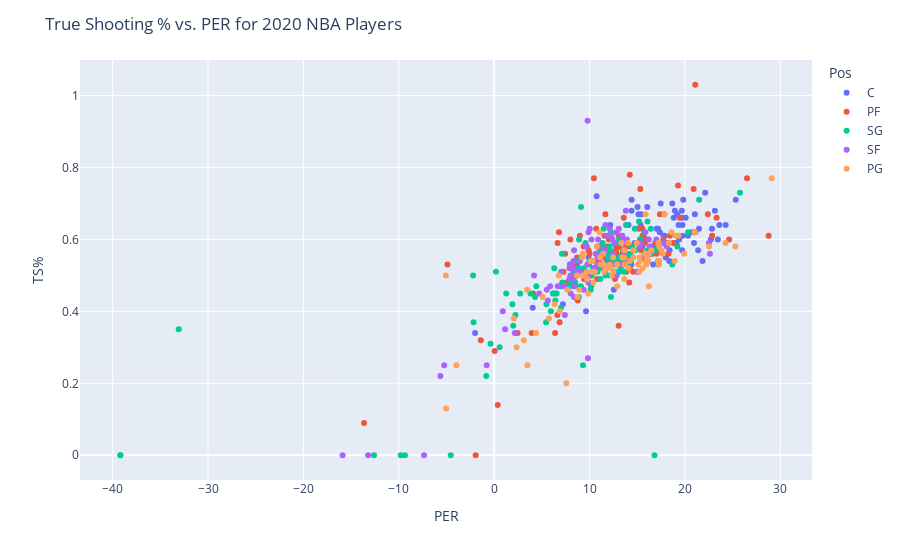

Notebook source saved alongside this figure:
### Code cell
figure = px.scatter(basketballData, x='PER', y = 'TS%', hover_data = ['Player'], color = 'Pos', color_continuous_scale ='viridis')
figure.update_layout(title_text = 'True Shooting % vs. PER for 2020 NBA Players')

### Figure 1 — Plotly figure (JSON) as saved in the notebook; plotly's stock layout.template omitted (floating-point values rounded to 4 significant figures; data arrays with more than 128 entries replaced by an {"elided": "..."} marker saying what was removed)
{"data": [{"customdata": [["Steven Adams"], ["LaMarcus Aldridge"], ["Jarrett Allen"], ["Deandre Ayton"], ["Mo Bamba"], ["Aron Baynes"], ["Khem Birch"], ["Goga Bitadze"], ["Bismack Biyombo"], ["Marques Bolden"], ["Tony Bradley"], ["Moses Brown"], ["Thomas Bryant"], ["Clint Capela"], ["Wendell Carter Jr."], ["Willie Cauley-Stein"], ["Tyson Chandler"], ["Ed Davis"], ["Dewayne Dedmon"], ["Cheick Diallo"], ["Gorgui Dieng"], ["Andre Drummond"], ["Joel Embiid"], ["Tacko Fall"], ["Derrick Favors"], ["Bruno Fernando"], ["Daniel Gafford"], ["Marc Gasol"], ["Taj Gibson"], ["Rudy Gobert"], ["Montrezl Harrell"], ["Isaiah Hartenstein"], ["Jaxson Hayes"], ["Dewan Hernandez"], ["Willy Hernangómez"], ["Richaun Holmes"], ["Al Horford"], ["Dwight Howard"], ["Serge Ibaka"], ["Jaren Jackson Jr."], ["Nikola Jokić"], ["Damian Jones"], ["DeAndre Jordan"], ["Mfiondu Kabengele"], ["Frank Kaminsky"], ["Enes Kanter"], ["Maxi Kleber"], ["Luke Kornet"], ["Skal Labissière"], ["Alex Len"], ["Meyers Leonard"], ["Kevon Looney"], ["Brook Lopez"], ["Robin Lopez"], ["Ian Mahinmi"], ["Thon Maker"], ["Boban Marjanović"], ["JaVale McGee"], ["Nicolò Melli"], ["Mike Muscala"], ["Larry Nance Jr."], ["Nerlens Noel"], ["Kyle O'Quinn"], ["Jahlil Okafor"], ["Kelly Olynyk"], ["Anžejs Pasečņiks"], ["Justin Patton"], ["Norvel Pelle"], ["Mason Plumlee"], ["Jakob Poeltl"], ["Vincent Poirier"], ["Bobby Portis"], ["Dwight Powell"], ["Naz Reid"], ["Mitchell Robinson"], ["Domantas Sabonis"], ["Daniel Theis"], ["Tristan Thompson"], ["Karl-Anthony Towns"], ["Myles Turner"], ["Jonas Valančiūnas"], ["Nikola Vučević"], ["Moritz Wagner"], ["Hassan Whiteside"], ["Johnathan Williams"], ["Robert Williams"], ["Cody Zeller"], ["Ante Žižić"], ["Ivica Zubac"]], "hovertemplate": "Pos=C<br>PER=%{x}<br>TS%=%{y}<br>Player=%{customdata[0]}<extra></extra>", "legendgroup": "C", "marker": {"color": "#636efa", "symbol": "circle"}, "mode": "markers", "name": "C", "showlegend": true, "type": "scatter", "x": [19.4, 18.39, 18.82, 21.38, 17.98, 15.53, 8.68, 11.31, 13.48, 22.05, 21.04, 4.04, 19.7, 21.47, 13.23, 23.14, 10.74, 7.2, 12.54, 16.05, 16.45, 19.71, 19.09, 25.33, 20.74, 12.19, 15.03, 12.82, 15.65, 18.67, 20.31, 17.84, 15.43, -2, 16.81, 18.95, 16.67, 17.46, 18.27, 15.79, 23.45, 14.41, 19.67, 17.85, 13.98, 20.95, 13.61, 12.86, 14.72, 19.74, 12.17, 9.63, 13.93, 12.12, 12.38, 10.87, 22.72, 20.08, 12.79, 12.26, 17.75, 19.82, 18.36, 17.03, 14.08, 9.9, 6.3, 10.9, 17.36, 19.75, 11.86, 14.38, 14.41, 15.08, 22.12, 19.09, 17.18, 15.96, 24.27, 13.64, 22.84, 21.85, 15.13, 23.61, 15.36, 19.19, 16.49, 15.37, 19.33], "xaxis": "x", "y": [0.6, 0.57, 0.66, 0.57, 0.55, 0.58, 0.53, 0.53, 0.57, null, 0.67, 0.41, 0.66, 0.63, 0.59, 0.68, 0.72, 0.42, 0.46, 0.69, 0.57, 0.57, 0.59, 0.71, 0.62, 0.54, 0.69, 0.55, 0.61, 0.7, 0.61, 0.67, 0.67, 0.34, 0.58, 0.68, 0.53, 0.7, 0.59, 0.59, 0.6, 0.71, 0.68, 0.61, 0.55, 0.59, 0.6, 0.54, 0.59, 0.64, 0.64, 0.4, 0.54, 0.57, 0.54, 0.58, 0.6, 0.66, 0.58, 0.56, 0.61, 0.71, 0.54, 0.63, 0.64, 0.55, 0.45, 0.52, 0.62, 0.61, 0.54, 0.53, 0.68, 0.51, 0.73, 0.59, 0.63, 0.54, 0.64, 0.56, 0.63, 0.54, 0.67, 0.64, 0.64, 0.67, 0.58, 0.6, 0.64], "yaxis": "y"}, {"customdata": [["Bam Adebayo"], ["Al-Farouq Aminu"], ["Kyle Anderson"], ["Ryan Anderson"], ["Giannis Antetokounmpo"], ["Kostas Antetokounmpo"], ["Carmelo Anthony"], ["Marvin Bagley III"], ["Harrison Barnes"], ["Darius Bazley"], ["Jordan Bell"], ["Dāvis Bertāns"], ["Nemanja Bjelica"], ["Jonah Bolden"], ["Chris Boucher"], ["Jarrell Brantley"], ["Marquese Chriss"], ["Gary Clark"], ["Brandon Clarke"], ["Nicolas Claxton"], ["John Collins"], ["Zach Collins"], ["Tyler Cook"], ["Robert Covington"], ["Anthony Davis"], ["Henry Ellenson"], ["Drew Eubanks"], ["Cristiano Felício"], ["Dorian Finney-Smith"], ["Wenyen Gabriel"], ["Danilo Gallinari"], ["Rudy Gay"], ["Harry Giles"], ["Aaron Gordon"], ["Jerami Grant"], ["Draymond Green"], ["JaMychal Green"], ["Jeff Green"], ["Blake Griffin"], ["Rui Hachimura"], ["Donta Hall"], ["Tobias Harris"], ["Udonis Haslem"], ["John Henson"], ["Juan Hernangómez"], ["Kevin Hervey"], ["Mario Hezonja"], ["Ersan İlyasova"], ["Brandon Ingram"], ["Justin Jackson"], ["Amile Jefferson"], ["Cameron Johnson"], ["James Johnson"], ["Stanley Johnson"], ["Rodions Kurucs"], ["Kyle Kuzma"], ["Jake Layman"], ["T.J. Leaf"], ["Nassir Little"], ["Kevin Love"], ["Trey Lyles"], ["Lauri Markkanen"], ["Jalen McDaniels"], ["Doug McDermott"], ["Chimezie Metu"], ["Eric Mika"], ["Paul Millsap"], ["Juwan Morgan"], ["Marcus Morris"], ["Markieff Morris"], ["Johnathan Motley"], ["Georges Niang"], ["Royce O'Neale"], ["Semi Ojeleye"], ["Tariq Owens"], ["Jabari Parker"], ["Eric Paschall"], ["Patrick Patterson"], ["Michael Porter Jr."], ["Kristaps Porziņģis"], ["Julius Randle"], ["Luka Šamanić"], ["Dario Šarić"], ["Mike Scott"], ["Thabo Sefolosha"], ["Pascal Siakam"], ["Chris Silva"], ["Alen Smailagić"], ["Omari Spellman"], ["Caleb Swanigan"], ["Jayson Tatum"], ["Anthony Tolliver"], ["P.J. Tucker"], ["Jarred Vanderbilt"], ["Noah Vonleh"], ["Dean Wade"], ["P.J. Washington"], ["Grant Williams"], ["Kenrich Williams"], ["Marvin Williams"], ["Zion Williamson"], ["D.J. Wilson"], ["Christian Wood"], ["Thaddeus Young"]], "hovertemplate": "Pos=PF<br>PER=%{x}<br>TS%=%{y}<br>Player=%{customdata[0]}<extra></extra>", "legendgroup": "PF", "marker": {"color": "#EF553B", "symbol": "circle"}, "mode": "markers", "name": "PF", "showlegend": true, "type": "scatter", "x": [18.42, 6.63, 13.69, 13.05, 28.77, 9.88, 10.85, 14.57, 11.09, 7.89, 10.7, 15.54, 16.07, 6.39, 17.28, 3.42, 17.74, 9.43, 22.4, 14.21, 23.32, 6.8, 19.28, 15.39, 22.85, 0.37, 14.22, 11.66, 12.03, 8.99, 15.56, 13.36, 15.75, 13.86, 12.59, 12.66, 11.54, 20.91, 7.61, 13.18, 4.08, 16.61, -1.4, 17.38, 13.8, -13.64, 8.34, 15.16, 16.89, 10.05, 6.86, 13.08, 17.97, 2.45, 8.69, 10.82, 10.26, 14.16, 8.61, 15.9, 13.44, 12.82, 9.9, 15.12, 24.63, 10.46, 15.32, 10, 8.31, 9.93, 26.51, 13.05, 9.7, 7.44, 3.93, 0.06, 12.77, 11.86, 18.78, 17.21, 14.32, -1.94, 13.53, 10.99, 10.79, 17.02, 13.59, 11.56, 13.13, 7.99, 18.26, 6.65, 9.38, -4.9, 21.08, 15.32, 11.94, 7.27, 8.76, 10.78, 21.03, 9.88, 19.45, 14.23], "xaxis": "x", "y": [0.61, 0.39, 0.54, 0.36, 0.61, null, 0.52, 0.51, 0.57, 0.47, 0.63, 0.63, 0.6, 0.34, 0.57, null, 0.6, 0.49, 0.67, 0.58, 0.66, 0.62, 0.75, 0.57, 0.61, 0.14, 0.78, 0.67, 0.6, 0.61, 0.61, 0.54, 0.59, 0.51, 0.59, 0.49, 0.55, 0.74, 0.48, 0.54, 0.45, 0.56, 0.32, 0.67, 0.58, 0.09, 0.53, 0.59, 0.59, 0.5, 0.37, 0.58, 0.59, 0.34, 0.55, 0.52, 0.54, 0.48, 0.5, 0.6, 0.56, 0.56, 0.57, 0.63, 0.6, 0.77, 0.6, 0.56, 0.48, 0.5, 0.77, 0.61, 0.58, 0.56, 0.34, 0.29, 0.57, 0.58, 0.59, 0.54, 0.54, 0, 0.57, 0.54, 0.49, 0.56, 0.66, 0.61, 0.55, 0.6, 0.56, 0.59, 0.58, 0.53, 1.03, 0.74, 0.55, 0.51, 0.43, 0.54, 0.62, 0.48, 0.66, 0.52], "yaxis": "y"}, {"customdata": {"elided": "138x1 str values"}, "hovertemplate": "Pos=SG<br>PER=%{x}<br>TS%=%{y}<br>Player=%{customdata[0]}<extra></extra>", "legendgroup": "SG", "marker": {"color": "#00cc96", "symbol": "circle"}, "mode": "markers", "name": "SG", "showlegend": true, "type": "scatter", "x": {"elided": "138 float values"}, "xaxis": "x", "y": {"elided": "138 float values"}, "yaxis": "y"}, {"customdata": [["Justin Anderson"], ["Thanasis Antetokounmpo"], ["OG Anunoby"], ["Trevor Ariza"], ["Will Barton"], ["Keita Bates-Diop"], ["Nicolas Batum"], ["Dragan Bender"], ["Bojan Bogdanović"], ["Isaac Bonga"], ["Ignas Brazdeikis"], ["Mikal Bridges"], ["Miles Bridges"], ["Oshae Brissett"], ["Jaylen Brown"], ["Sterling Brown"], ["Jimmy Butler"], ["Bruno Caboclo"], ["Vlatko Čančar"], ["DeMarre Carroll"], ["Vince Carter"], ["Wilson Chandler"], ["Zylan Cheatham"], ["Torrey Craig"], ["Jae Crowder"], ["DeMar DeRozan"], ["Hamidou Diallo"], ["Sekou Doumbouya"], ["Jared Dudley"], ["James Ennis"], ["Terrance Ferguson"], ["Paul George"], ["Javonte Green"], ["Maurice Harkless"], ["Joe Harris"], ["Shaquille Harrison"], ["Josh Hart"], ["Gordon Hayward"], ["Solomon Hill"], ["Jaylen Hoard"], ["Rondae Hollis-Jefferson"], ["Rodney Hood"], ["Danuel House"], ["De'Andre Hunter"], ["Chandler Hutchison"], ["Joe Ingles"], ["Jonathan Isaac"], ["Wesley Iwundu"], ["Alize Johnson"], ["B.J. Johnson"], ["Keldon Johnson"], ["Derrick Jones Jr."], ["Stanton Kidd"], ["Michael Kidd-Gilchrist"], ["Louis King"], ["Kevin Knox"], ["Kyle Korver"], ["Vic Law"], ["Kawhi Leonard"], ["Caleb Martin"], ["Cody Martin"], ["Kelan Martin"], ["Patrick McCaw"], ["Alfonzo McKinnie"], ["Khris Middleton"], ["Malcolm Miller"], ["Džanan Musa"], ["Sviatoslav Mykhailiuk"], ["Abdel Nader"], ["David Nwaba"], ["KZ Okpala"], ["Cedi Osman"], ["Kelly Oubre Jr."], ["Chandler Parsons"], ["Kevin Porter Jr."], ["Otto Porter"], ["Cam Reddish"], ["Duncan Robinson"], ["Glenn Robinson III"], ["Isaiah Roby"], ["JaKarr Sampson"], ["Admiral Schofield"], ["Tony Snell"], ["Juan Toscano-Anderson"], ["Jarrod Uthoff"], ["Denzel Valentine"], ["Taurean Prince"], ["T.J. Warren"], ["Paul Watson"], ["Justise Winslow"]], "hovertemplate": "Pos=SF<br>PER=%{x}<br>TS%=%{y}<br>Player=%{customdata[0]}<extra></extra>", "legendgroup": "SF", "marker": {"color": "#ab63fa", "symbol": "circle"}, "mode": "markers", "name": "SF", "showlegend": true, "type": "scatter", "x": [-5.64, 13.46, 13.91, 11.67, 15.53, 9.79, 9.39, 12.81, 12.41, 10.02, 1.15, 12.83, 11.58, 5.51, 15.28, 9.96, 16.32, 22.62, 8.87, 9.89, 8.37, 7.95, 0.9, 10.66, 15.85, 17.01, 7.88, 5.87, 8.38, 8.32, 4.18, 18.09, 11.26, 8.99, 13.68, 16.29, 12.48, 17.8, 4.72, 12.83, 13.42, 12.13, 11.56, 8.29, 10.49, 12.59, 16.1, 7.9, 9.04, 2.17, 15.25, 13.43, -13.21, -0.78, 8.03, 7.34, 12.27, -15.89, 22.52, 10.9, 9.73, 8.77, 7.99, 8.34, 21.11, 5.63, 6.67, 10.9, 9.67, 13.07, 13.49, 10.85, 13.61, 7.41, 9.77, 15.59, 8.24, 13.8, 15.08, -7.35, 11.83, 7.02, 10.2, 10.8, -5.24, 15.05, 9.87, 16.22, 9.83, 8.37], "xaxis": "x", "y": [0.22, 0.53, 0.6, 0.64, 0.55, 0.93, 0.46, 0.53, 0.6, 0.63, 0.35, 0.62, 0.52, 0.46, 0.59, 0.48, 0.58, 0.56, 0.51, 0.62, 0.47, 0.53, 0.4, 0.56, 0.62, 0.6, 0.49, 0.47, 0.57, 0.54, 0.5, 0.58, 0.56, 0.54, 0.59, 0.56, 0.56, 0.59, 0.45, 0.5, 0.53, 0.63, 0.57, 0.52, 0.52, 0.59, 0.54, 0.52, 0.51, 0.34, 0.58, 0.61, 0, 0.25, 0.45, 0.47, 0.61, 0, 0.59, 0.6, 0.51, 0.51, 0.5, 0.49, 0.62, 0.43, 0.47, 0.58, 0.58, 0.63, 0.6, 0.55, 0.56, 0.39, 0.53, 0.55, 0.5, 0.68, 0.59, 0, 0.61, 0.51, 0.6, 0.53, 0.25, 0.51, 0.5, 0.6, 0.27, 0.44], "yaxis": "y"}, {"customdata": [["Ryan Arcidiacono"], ["D.J. Augustin"], ["Lonzo Ball"], ["J.J. Barea"], ["Patrick Beverley"], ["Eric Bledsoe"], ["Jordan Bone"], ["Ky Bowman"], ["Malcolm Brogdon"], ["Jalen Brunson"], ["Trey Burke"], ["Jevon Carter"], ["Alex Caruso"], ["Joe Chealey"], ["Chris Chiozza"], ["Mike Conley"], ["Quinn Cook"], ["Stephen Curry"], ["Matthew Dellavedova"], ["Luka Dončić"], ["PJ Dozier"], ["Goran Dragić"], ["Kris Dunn"], ["Yogi Ferrell"], ["De'Aaron Fox"], ["Tim Frazier"], ["Markelle Fultz"], ["Darius Garland"], ["Brandon Goodwin"], ["Devonte' Graham"], ["Josh Gray"], ["Jared Harper"], ["George Hill"], ["Aaron Holiday"], ["Kyrie Irving"], ["Frank Jackson"], ["Reggie Jackson"], ["LeBron James"], ["Ty Jerome"], ["Tyus Jones"], ["Cory Joseph"], ["Brandon Knight"], ["Jalen Lecque"], ["Damian Lillard"], ["Kyle Lowry"], ["Josh Magette"], ["Jeremiah Martin"], ["Frank Mason III"], ["T.J. McConnell"], ["Jordan McLaughlin"], ["De'Anthony Melton"], ["Patty Mills"], ["Ja Morant"], ["Monte Morris"], ["Emmanuel Mudiay"], ["Dejounte Murray"], ["Jamal Murray"], ["Shabazz Napier"], ["Raul Neto"], ["Frank Ntilikina"], ["Elie Okobo"], ["Jeremy Pargo"], ["Chris Paul"], ["Elfrid Payton"], ["Gary Payton II"], ["Shamorie Ponds"], ["Chasson Randle"], ["Justin Robinson"], ["Rajon Rondo"], ["Derrick Rose"], ["Terry Rozier"], ["Ricky Rubio"], ["D'Angelo Russell"], ["Tomáš Satoranský"], ["Dennis Schröder"], ["Ben Simmons"], ["Dennis Smith Jr."], ["Ish Smith"], ["Edmond Sumner"], ["Jeff Teague"], ["Isaiah Thomas"], ["Allonzo Trier"], ["Evan Turner"], ["Fred VanVleet"], ["Gabe Vincent"], ["Kemba Walker"], ["Derrick Walton"], ["Brad Wanamaker"], ["Tremont Waters"], ["Russell Westbrook"], ["Nigel Williams-Goss"], ["Justin Wright-Foreman"], ["Trae Young"]], "hovertemplate": "Pos=PG<br>PER=%{x}<br>TS%=%{y}<br>Player=%{customdata[0]}<extra></extra>", "legendgroup": "PG", "marker": {"color": "#FFA15A", "symbol": "circle"}, "mode": "markers", "name": "PG", "showlegend": true, "type": "scatter", "x": [9.22, 11.11, 15.95, 15.56, 13.43, 17.31, 2.35, 9.75, 16.12, 14.6, 15.99, 11.16, 10.33, -5.04, 18.59, 12.12, 12.22, 17.68, 7.68, 22.53, 9.85, 13.67, 12.5, 9.45, 16.21, 8.92, 14.08, 8.68, 11.55, 14.21, -5.07, -3.96, 17.85, 11.74, 24.25, 6.77, 15.88, 25.28, 8.73, 17.27, 10.27, 10.77, 3.45, 21.02, 14.95, 5.74, 7.56, 4.39, 17.23, 17.22, 13.68, 14.05, 16.49, 15.3, 12.47, 17.29, 16.2, 13.35, 11.43, 9.3, 9.73, 15.82, 19.06, 16.22, 12.91, 29.09, 2.06, 10.09, 13.65, 19.92, 13.64, 15.09, 16.02, 12.89, 14.61, 19.32, 6.86, 15.23, 10.39, 10.56, 11.49, 11.02, 6.33, 15.26, 3.11, 17.53, 12.34, 9.3, 5.09, 18.92, 3.49, 0, 18.31], "xaxis": "x", "y": [0.55, 0.55, 0.53, 0.52, 0.55, 0.58, 0.3, 0.49, 0.54, 0.55, 0.54, 0.53, 0.54, 0.13, 0.62, 0.53, 0.52, 0.56, 0.46, 0.58, 0.45, 0.57, 0.51, 0.5, 0.56, 0.46, 0.52, 0.5, 0.51, 0.54, 0.5, 0.25, 0.67, 0.52, 0.59, 0.5, 0.67, 0.58, 0.44, 0.53, 0.51, 0.58, 0.46, 0.62, 0.59, 0.38, 0.2, 0.34, 0.54, 0.59, 0.53, 0.59, 0.57, 0.54, 0.55, 0.54, 0.56, 0.59, 0.56, 0.5, 0.51, 0.56, 0.61, 0.47, 0.47, 0.77, 0.38, 0.54, 0.49, 0.56, 0.55, 0.53, 0.55, 0.53, 0.57, 0.61, 0.4, 0.51, 0.48, 0.51, 0.53, 0.62, 0.42, 0.55, 0.32, 0.57, 0.5, 0.56, 0.44, 0.54, 0.25, null, 0.59], "yaxis": "y"}], "layout": {"legend": {"title": {"text": "Pos"}, "tracegroupgap": 0}, "margin": {"t": 60}, "title": {"text": "True Shooting % vs. PER for 2020 NBA Players"}, "xaxis": {"anchor": "y", "domain": [0, 1], "title": {"text": "PER"}}, "yaxis": {"anchor": "x", "domain": [0, 1], "title": {"text": "TS%"}}}}
